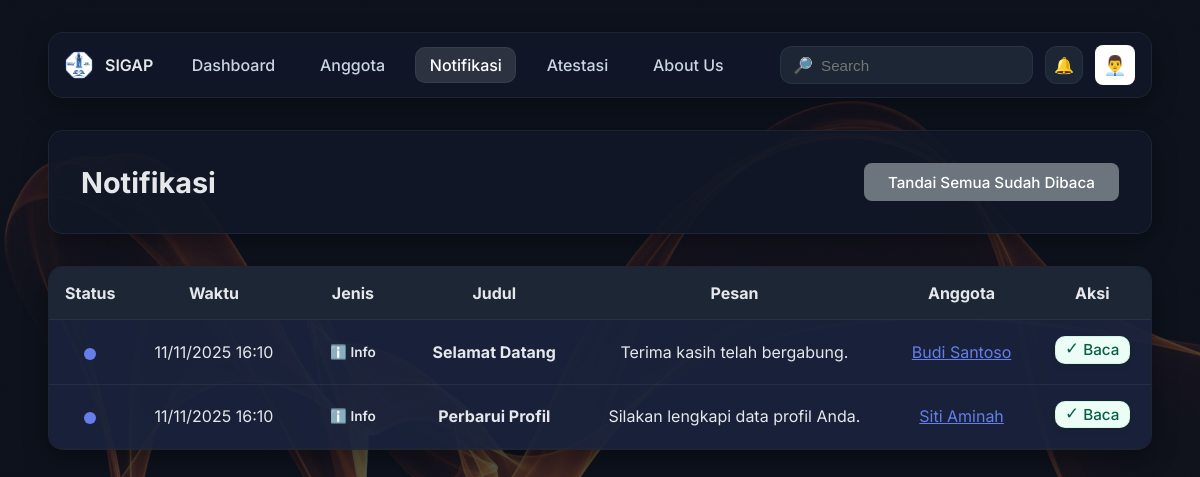
Screenshot of /notifikasi.php with the database file from the repository.
### tables this page shows
CREATE TABLE IF NOT EXISTS `notifications` (
  `id` INT UNSIGNED NOT NULL AUTO_INCREMENT,
  `type` VARCHAR(100) NOT NULL,
  `title` VARCHAR(255) NOT NULL,
  `message` TEXT DEFAULT NULL,
  `member_id` INT UNSIGNED DEFAULT NULL,
  `is_read` TINYINT(1) NOT NULL DEFAULT 0,
  `created_at` DATETIME NOT NULL DEFAULT CURRENT_TIMESTAMP,
  PRIMARY KEY (`id`),
  INDEX `idx_notifications_member` (`member_id`),
  INDEX `idx_notifications_is_read` (`is_read`),
  CONSTRAINT `fk_notifications_member` FOREIGN KEY (`member_id`) REFERENCES `members`(`id`) ON DELETE SET NULL
);

CREATE TABLE IF NOT EXISTS `members` (
  `id` INT UNSIGNED NOT NULL AUTO_INCREMENT,
  `nama` VARCHAR(255) NOT NULL,
  `email` VARCHAR(255) DEFAULT NULL,
  `telepon` VARCHAR(50) DEFAULT NULL,
  `alamat` TEXT DEFAULT NULL,
  `tanggal_lahir` DATE DEFAULT NULL,
  `tanggal_bergabung` DATE DEFAULT NULL,
  `status` VARCHAR(50) NOT NULL DEFAULT 'Aktif',
  `foto` VARCHAR(255) DEFAULT NULL,
  `jenis_kelamin` VARCHAR(20) DEFAULT NULL,
  `pekerjaan` VARCHAR(255) DEFAULT NULL,
  `created_at` DATETIME NOT NULL DEFAULT CURRENT_TIMESTAMP,
  `updated_at` DATETIME NOT NULL DEFAULT CURRENT_TIMESTAMP ON UPDATE CURRENT_TIMESTAMP,
  PRIMARY KEY (`id`),
  INDEX `idx_members_email` (`email`),
  INDEX `idx_members_status` (`status`),
  INDEX `idx_members_created_at` (`created_at`)
);

### includes/functions.php (called while the page is built, shortened)
<?php
function getUnreadNotificationsCount($conn) {
    $tableCheck = $conn->query("SHOW TABLES LIKE 'notifications'");
    $result = $conn->query("SELECT COUNT(*) as count FROM notifications WHERE is_read = 0");
    if ($result) {
        $row = $result->fetch_assoc();
        return $row['count'] ?? 0;
    }
    return 0;
}
function h($string) {
    return htmlspecialchars($string, ENT_QUOTES, 'UTF-8');
}
function formatDate($date, $format = 'd/m/Y') {
    return date($format, strtotime($date));
}
?>

### notifikasi.php (the view, shortened to what this page needs)
<?php
require_once 'config.php';
$query = "SELECT n.*, m.nama as member_name
		  FROM notifications n
		  LEFT JOIN members m ON n.member_id = m.id
		  ORDER BY n.created_at DESC
		  LIMIT 100";
$notifications_result = $conn->query($query);
include 'includes/header.php';
?>
<div class="container">
	<div class="dashboard-header" style="display: flex; justify-content: space-between; align-items: center;">
		<h2>Notifikasi</h2>
		<?php if (getUnreadNotificationsCount($conn) > 0): ?>
			<a href="?mark_all_read=1" class="btn btn-secondary">Tandai Semua Sudah Dibaca</a>
		<?php endif; ?>
	</div>
	<div class="table-container fade-in">
		<table class="data-table">
			<thead>
				<tr>
					<th style="width: 50px;">Status</th>
					<th>Waktu</th>
					<th>Jenis</th>
					<th>Judul</th>
					<th>Pesan</th>
					<th>Anggota</th>
					<th>Aksi</th>
				</tr>
			</thead>
			<tbody>
				<?php if ($notifications_result && $notifications_result->num_rows > 0): ?>
					<?php while ($notif = $notifications_result->fetch_assoc()): ?>
						<tr style="<?php echo $notif['is_read'] == 0 ? 'background: rgba(102, 126, 234, 0.1);' : ''; ?>">
							<td class="text-center">
								<?php if ($notif['is_read'] == 0): ?>
									<span class="notif-dot notif-unread" data-tooltip="Belum dibaca"></span>
								<?php else: ?>
									<span class="notif-dot notif-read" data-tooltip="Sudah dibaca"></span>
								<?php endif; ?>
							</td>
							<td><?php echo formatDate($notif['created_at'], 'd/m/Y H:i'); ?></td>
							<td>
								<span class="badge badge-<?php
									echo $notif['type'] == 'birthday' ? 'success' :
										($notif['type'] == 'status_change' ? 'warning' : 'info');
								?>">
									<?php
									echo $notif['type'] == 'birthday' ? '🎂 Ulang Tahun' :
										($notif['type'] == 'status_change' ? '🔄 Status' : 'ℹ️ Info');
									?>
								</span>
							</td>
							<td><strong><?php echo h($notif['title']); ?></strong></td>
							<td><?php echo h($notif['message']); ?></td>
							<td>
								<?php if ($notif['member_name']): ?>
									<a href="member_detail.php?id=<?php echo $notif['member_id']; ?>" style="color: #667eea;">
										<?php echo h($notif['member_name']); ?>
									</a>
								<?php else: ?>
									-
								<?php endif; ?>
							</td>
							<td>
								<?php if ($notif['is_read'] == 0): ?>
									<a href="?mark_read=<?php echo $notif['id']; ?>" class="btn btn-sm btn-success notif-mark-read">
										<span class="notif-icon">✓</span>
										<span class="notif-text">Baca</span>
									</a>
								<?php else: ?>
									<span class="notif-read-label">✓ Sudah dibaca</span>
								<?php endif; ?>
							</td>
						</tr>
					<?php endwhile; ?>
				<?php endif; ?>
			</tbody>
		</table>
	</div>
</div>
<?php include 'includes/footer.php'; ?>

### includes/header.php (shortened to what this page needs)
<?php
$currentPage = basename($_SERVER['PHP_SELF']);
?>
<!DOCTYPE html>
<html lang="id">
<head>
	<link rel="stylesheet" href="style.css?v=1005">
</head>
<body>
	<div class="layout">
		<main class="main-content">
			<div class="container" id="navbar-main-container">
				<div class="navbar">
					<div class="navbar-brand">
						<img src="assets/logo.jpg" alt="Logo SIGAP" class="navbar-brand-logo">
						<h1>SIGAP</h1>
					</div>
					<nav class="nav-tabs">
						<a href="dashboard.php" class="nav-tab <?php echo $currentPage == 'dashboard.php' ? 'active' : ''; ?>">Dashboard</a>
						<a href="anggota.php" class="nav-tab <?php echo $currentPage == 'anggota.php' ? 'active' : ''; ?>">Anggota</a>
						<a href="notifikasi.php" class="nav-tab <?php echo $currentPage == 'notifikasi.php' ? 'active' : ''; ?>">Notifikasi</a>
						<a href="atestasi.php" class="nav-tab <?php echo $currentPage == 'atestasi.php' ? 'active' : ''; ?>">Atestasi</a>
						<a href="about.php" class="nav-tab <?php echo $currentPage == 'about.php' ? 'active' : ''; ?>">About Us</a>
					</nav>
					<div class="navbar-right">
						<div class="search">
							<span>🔎</span>
							<input type="text" placeholder="Search" id="global-search" data-searchable="true">
						</div>
						<a class="icon-btn" href="notifikasi.php" title="Notifikasi">
							🔔
						</a>
						<div class="user-menu-container">
							<?php
							$roleClass = 'admin';
							?>
							<button class="user-profile-btn user-avatar-<?php echo $roleClass; ?>" title="Profil & Logout" id="user-profile-btn">
								<?php
									if ($roleClass === 'admin') {
										echo '👨‍💼';
									} else {
										echo '👤';
									}
								?>
							</button>
							</div>
					</div>
				</div>
			</div>

### includes/footer.php (shortened to what this page needs)
		</main>
	</div>
</body>
</html>

### rows the page displays
notifications: is_read 0 (drawn), created_at "11/11/2025 16:10", type "ℹ️ Info", title "Selamat Datang", message "Terima kasih telah bergabung.", member.nama "Budi Santoso"
notifications: is_read 0 (drawn), created_at "11/11/2025 16:10", type "ℹ️ Info", title "Perbarui Profil", message "Silakan lengkapi data profil Anda.", member.nama "Siti Aminah"
